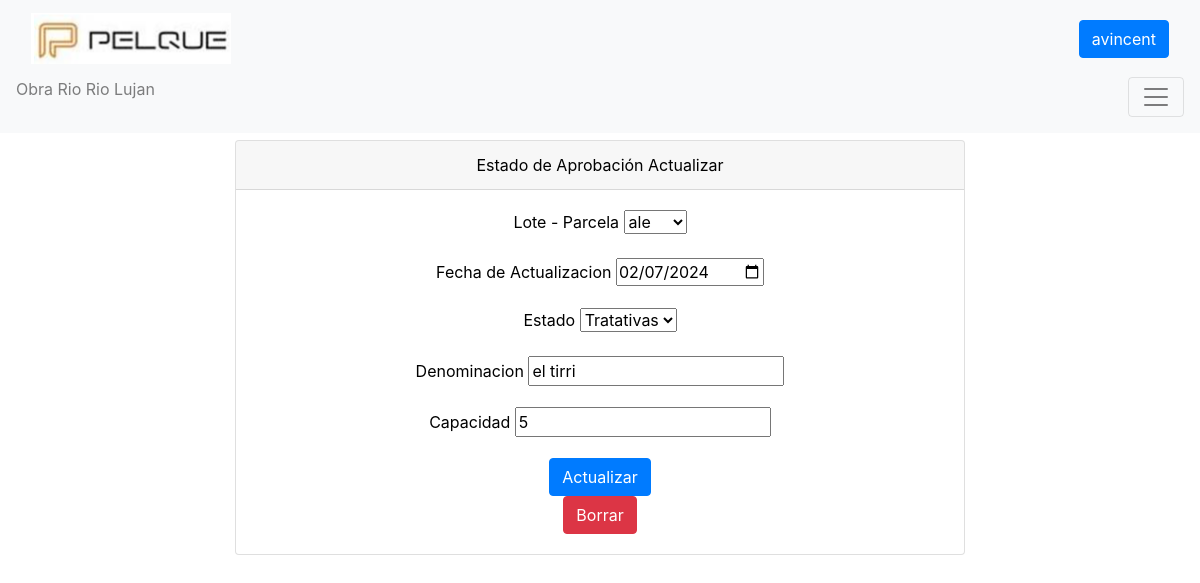
/RioLujan/update_Estado_De_Aprobacion/3/ (signed in), run on the app's committed database.
### RioLujan/models.py (models this page shows, shortened)
class Estado_De_Aprobacion(models.Model):
    lote= models.CharField(max_length=99, verbose_name="Lote - Parcela")
    actualizacion= models.DateField(verbose_name="Fecha de Actualizacion")
    estado= models.CharField(max_length=99, verbose_name="Estado")
    denominacion= models.CharField(max_length=99, verbose_name="Denominacion")
    capacidad= models.IntegerField(verbose_name="Capacidad")
    usuario = models.ForeignKey(User, on_delete=models.CASCADE, verbose_name="Ultima modificacion")

### RioLujan/views.py (the view)
# urls.py: path('update_Estado_De_Aprobacion/<int:estado_id>/', views.update_Estado_De_Aprobacion, name='update_Estado_De_Aprobacion'),
def update_Estado_De_Aprobacion (request, estado_id):
    Estado_De_Aprobacion_update = get_object_or_404(Estado_De_Aprobacion, id=estado_id)
    if request.method == "POST":
        formulario = RioLujan.forms.Estado_De_Aprobacion_Form(request.POST, request.FILES)
        if formulario.is_valid():
            info = formulario.cleaned_data
            Estado_De_Aprobacion_update.lote = info["lote"]
            Estado_De_Aprobacion_update.actualizacion = info["actualizacion"]
            Estado_De_Aprobacion_update.estado = info["estado"]
            Estado_De_Aprobacion_update.denominacion = info["denominacion"]
            Estado_De_Aprobacion_update.capacidad = info["capacidad"]
            Estado_De_Aprobacion_update.usuario=request.user
            Estado_De_Aprobacion_update.save()
            reseñas = Estado_De_Aprobacion.objects.all()
            return redirect('Estado_De_Aprobacion')
    else:
        formulario = RioLujan.forms.Estado_De_Aprobacion_Form(initial={
            "lote": Estado_De_Aprobacion_update.lote,
            "actualizacion": Estado_De_Aprobacion_update.actualizacion,
            "estado": Estado_De_Aprobacion_update.estado,
            "denominacion": Estado_De_Aprobacion_update.denominacion,
            "capacidad": Estado_De_Aprobacion_update.capacidad,
        })
    return render(request, "RioLujan/update_Estado_De_Aprobacion.html", {"form": formulario,'estado':Estado_De_Aprobacion_update})

### RioLujan/forms.py (shortened to what this page needs)
class Estado_De_Aprobacion_Form(forms.ModelForm):
    class Meta:
        model = Estado_De_Aprobacion
        fields = ['lote', 'actualizacion', 'estado', 'denominacion', 'capacidad']
        labels = {
            'lote': 'Lote - Parcela',
            'actualizacion': 'Fecha de Actualizacion',
            'estado': 'Estado',
            'denominacion': 'Denominacion',
            'capacidad': 'Capacidad'
        }
        widgets = {
            'actualizacion': forms.DateInput(attrs={'type': 'date'}),
            'estado': forms.Select(choices=[('Firmada', 'Firmada'), ('DPH', 'DPH'), ('Tratativas', 'Tratativas')]),
            'lote': forms.Select(choices=[(lote.lote, lote.lote) for lote in Lote.objects.all()])
        }

### RioLujan/templates/RioLujan/update_Estado_De_Aprobacion.html (shortened to what this page needs)
{% extends 'RioLujan/FormulariosPlantilla.html' %}
{% block formulario %}
<form action="" method="post"> {% csrf_token %}
    <div class="mb-3">
        <label for="lote" class="form-label" style="color: black;">Lote - Parcela</label>
        {{ form.lote }}
    </div>
    <div class="mb-3">
        <label for="actualizacion" class="form-label" style="color: black;">Fecha de Actualizacion</label>
        {{ form.actualizacion }}
    </div>
    <div class="mb-3">
        <label for="estado" class="form-label" style="color: black;">Estado</label>
        {{ form.estado }}
    </div>
    <div class="mb-3">
        <label for="denominacion" class="form-label" style="color: black;">Denominacion</label>
        {{ form.denominacion }}
    </div>
    <div class="mb-3">
        <label for="capacidad" class="form-label" style="color: black;">Capacidad</label>
        {{ form.capacidad }}
    </div>
    <button type="submit" class="btn btn-primary">Actualizar</button>
</form>
<form action="{% url 'delete_Estado_De_Aprobacion' estado.id %}" method="post">
    <button type="submit" class="btn btn-danger delete-button">Borrar</button>
</form>
{% endblock %}

### RioLujan/templates/RioLujan/FormulariosPlantilla.html (shortened to what this page needs)
<!DOCTYPE html>
<html lang="es">
    {% load static %}
    <head>
        <link href="https://cdn.jsdelivr.net/npm/bootstrap-icons@1.5.0/font/bootstrap-icons.css" rel="stylesheet" type="text/css" />
        <link href="{% static 'RioLujan/css/styles.css' %}"rel="stylesheet" />
        <link href="https://maxcdn.bootstrapcdn.com/bootstrap/4.5.2/css/bootstrap.min.css" rel="stylesheet">
    </head>
        <nav class="navbar navbar-light bg-light static-top fixed-top">
            <div class="container-fluid">
                <div class="navbar-brand">
                    <img src="{% static 'RioLujan/assets/img/logo.png' %}" alt="Logo" style="width: 200px; height: auto;">
                </div>
                {% if user.is_authenticated %}
                    <a class="btn btn-primary ml-auto">{{ request.user.username }}</a>
                {% else %}
                    <a class="btn btn-primary ml-auto" href="{% url 'iniciar_sesion' %}">Iniciar Sesión</a>
                {% endif %}
            </div>
            <p class="navbar-text">Obra Rio Rio Lujan</p>
            <button class="navbar-toggler ml-auto" type="button" data-toggle="collapse" data-target="#navbarNav"
            aria-controls="navbarNav" aria-expanded="false" aria-label="Toggle navigation">
            <span class="navbar-toggler-icon"></span>
             </button>
        </nav>
    <body>
        <div class="container mx-auto text-center main-content">
            <div class="row justify-content-center">
                <div class="col-md-8">
                    <div class="card">
                        <div class="card-header" style="color: black;">Estado de Aprobación Actualizar</div>
                        <div class="card-body">
                            {% block formulario %}
                            {% endblock %}
                        </div>
                    </div>
                </div>
            </div>
        </div>
    </body>
</html>

### RioLujan/templates/RioLujan/FormulariosPlantilla.html (style rules this page uses)
.main-content { margin-top: 40px; }

### data on the page
Estado_De_Aprobacion: lote "ale", actualizacion "02/07/2024", estado "Tratativas", denominacion "el tirri", capacidad "5"

### other printed values
{{ request.user.username }} "avincent"
